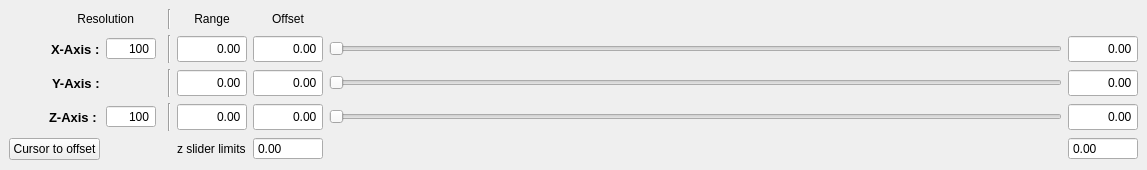
  <widget class="QDockWidget" name="scan_control_dockWidget">
   <property name="maximumSize">
    <size>
     <width>524287</width>
     <height>170</height>
    </size>
   </property>
   <property name="windowTitle">
    <string>Scan parameters</string>
   </property>
   <attribute name="dockWidgetArea">
    <number>8</number>
   </attribute>
   <widget class="QWidget" name="dockWidgetContents_3">
    <layout class="QGridLayout" name="gridLayout_3">
     <item row="0" column="0" colspan="2">
      <widget class="QLabel" name="resolutionLabel">
       <property name="sizePolicy">
        <sizepolicy hsizetype="Fixed" vsizetype="Preferred">
         <horstretch>0</horstretch>
         <verstretch>0</verstretch>
        </sizepolicy>
       </property>
       <property name="minimumSize">
        <size>
         <width>50</width>
         <height>0</height>
        </size>
       </property>
       <property name="maximumSize">
        <size>
         <width>125</width>
         <height>16777215</height>
        </size>
       </property>
       <property name="text">
        <string>Resolution</string>
       </property>
       <property name="alignment">
        <set>Qt::AlignRight|Qt::AlignTrailing|Qt::AlignVCenter</set>
       </property>
      </widget>
     </item>
     <item row="1" column="0" alignment="Qt::AlignRight">
      <widget class="QLabel" name="xAxisLabel">
       <property name="sizePolicy">
        <sizepolicy hsizetype="Fixed" vsizetype="Preferred">
         <horstretch>0</horstretch>
         <verstretch>0</verstretch>
        </sizepolicy>
       </property>
       <property name="font">
        <font>
         <pointsize>10</pointsize>
         <weight>75</weight>
         <bold>true</bold>
        </font>
       </property>
       <property name="text">
        <string>X-Axis :</string>
       </property>
       <property name="scaledContents">
        <bool>false</bool>
       </property>
      </widget>
     </item>
     <item row="2" column="4">
      <widget class="ScienDSpinBox" name="y_offset_InputWidget">
       <property name="sizePolicy">
        <sizepolicy hsizetype="Expanding" vsizetype="Fixed">
         <horstretch>0</horstretch>
         <verstretch>0</verstretch>
        </sizepolicy>
       </property>
       <property name="minimumSize">
        <size>
         <width>70</width>
         <height>28</height>
        </size>
       </property>
       <property name="maximumSize">
        <size>
         <width>50</width>
         <height>16777215</height>
        </size>
       </property>
       <property name="mouseTracking">
        <bool>true</bool>
       </property>
       <property name="focusPolicy">
        <enum>Qt::WheelFocus</enum>
       </property>
       <property name="acceptDrops">
        <bool>true</bool>
       </property>
       <property name="toolTip">
        <string>&lt;html&gt;&lt;head/&gt;&lt;body&gt;&lt;p&gt;&lt;span style=&quot; font-size:10pt; font-weight:600;&quot;&gt;Y offset&lt;/span&gt;&lt;/p&gt;&lt;/body&gt;&lt;/html&gt;</string>
       </property>
       <property name="alignment">
        <set>Qt::AlignRight|Qt::AlignTrailing|Qt::AlignVCenter</set>
       </property>
       <property name="buttonSymbols">
        <enum>QAbstractSpinBox::NoButtons</enum>
       </property>
       <property name="accelerated">
        <bool>true</bool>
       </property>
       <property name="decimals">
        <number>2</number>
       </property>
       <property name="minimum">
        <double>-200.000000000000000</double>
       </property>
       <property name="maximum">
        <double>200.000000000000000</double>
       </property>
      </widget>
     </item>
     <item row="1" column="4">
      <widget class="ScienDSpinBox" name="x_offset_InputWidget">
       <property name="sizePolicy">
        <sizepolicy hsizetype="Expanding" vsizetype="Fixed">
         <horstretch>0</horstretch>
         <verstretch>0</verstretch>
        </sizepolicy>
       </property>
       <property name="minimumSize">
        <size>
         <width>70</width>
         <height>28</height>
        </size>
       </property>
       <property name="maximumSize">
        <size>
         <width>50</width>
         <height>16777215</height>
        </size>
       </property>
       <property name="mouseTracking">
        <bool>true</bool>
       </property>
       <property name="focusPolicy">
        <enum>Qt::WheelFocus</enum>
       </property>
       <property name="acceptDrops">
        <bool>true</bool>
       </property>
       <property name="toolTip">
        <string>&lt;html&gt;&lt;head/&gt;&lt;body&gt;&lt;p&gt;&lt;span style=&quot; font-size:10pt; font-weight:600;&quot;&gt;X offset&lt;/span&gt;&lt;/p&gt;&lt;/body&gt;&lt;/html&gt;</string>
       </property>
       <property name="alignment">
        <set>Qt::AlignRight|Qt::AlignTrailing|Qt::AlignVCenter</set>
       </property>
       <property name="buttonSymbols">
        <enum>QAbstractSpinBox::NoButtons</enum>
       </property>
       <property name="accelerated">
        <bool>true</bool>
       </property>
       <property name="decimals">
        <number>2</number>
       </property>
       <property name="minimum">
        <double>-200.000000000000000</double>
       </property>
       <property name="maximum">
        <double>200.000000000000000</double>
       </property>
      </widget>
     </item>
     <item row="2" column="6">
      <widget class="ScienDSpinBox" name="y_current_InputWidget">
       <property name="sizePolicy">
        <sizepolicy hsizetype="Expanding" vsizetype="Fixed">
         <horstretch>0</horstretch>
         <verstretch>0</verstretch>
        </sizepolicy>
       </property>
       <property name="minimumSize">
        <size>
         <width>70</width>
         <height>28</height>
        </size>
       </property>
       <property name="maximumSize">
        <size>
         <width>50</width>
         <height>16777215</height>
        </size>
       </property>
       <property name="mouseTracking">
        <bool>true</bool>
       </property>
       <property name="focusPolicy">
        <enum>Qt::WheelFocus</enum>
       </property>
       <property name="acceptDrops">
        <bool>true</bool>
       </property>
       <property name="toolTip">
        <string>&lt;html&gt;&lt;head/&gt;&lt;body&gt;&lt;p&gt;&lt;span style=&quot; font-size:10pt; font-weight:600;&quot;&gt;Y-position&lt;/span&gt;&lt;/p&gt;&lt;/body&gt;&lt;/html&gt;</string>
       </property>
       <property name="alignment">
        <set>Qt::AlignRight|Qt::AlignTrailing|Qt::AlignVCenter</set>
       </property>
       <property name="buttonSymbols">
        <enum>QAbstractSpinBox::NoButtons</enum>
       </property>
       <property name="accelerated">
        <bool>true</bool>
       </property>
       <property name="decimals">
        <number>2</number>
       </property>
       <property name="minimum">
        <double>-1000.000000000000000</double>
       </property>
       <property name="maximum">
        <double>1000.000000000000000</double>
       </property>
       <property name="singleStep">
        <double>0.010000000000000</double>
       </property>
      </widget>
     </item>
     <item row="3" column="0" alignment="Qt::AlignRight">
      <widget class="QLabel" name="zAxisLabel">
       <property name="sizePolicy">
        <sizepolicy hsizetype="Fixed" vsizetype="Preferred">
         <horstretch>0</horstretch>
         <verstretch>0</verstretch>
        </sizepolicy>
       </property>
       <property name="minimumSize">
        <size>
         <width>51</width>
         <height>0</height>
        </size>
       </property>
       <property name="font">
        <font>
         <pointsize>10</pointsize>
         <weight>75</weight>
         <bold>true</bold>
        </font>
       </property>
       <property name="text">
        <string>Z-Axis :</string>
       </property>
      </widget>
     </item>
     <item row="0" column="5">
      <spacer name="horizontalSpacer_2">
       <property name="orientation">
        <enum>Qt::Horizontal</enum>
       </property>
       <property name="sizeHint" stdset="0">
        <size>
         <width>733</width>
         <height>20</height>
        </size>
       </property>
      </spacer>
     </item>
     <item row="3" column="6">
      <widget class="ScienDSpinBox" name="z_current_InputWidget">
       <property name="sizePolicy">
        <sizepolicy hsizetype="Expanding" vsizetype="Fixed">
         <horstretch>0</horstretch>
         <verstretch>0</verstretch>
        </sizepolicy>
       </property>
       <property name="minimumSize">
        <size>
         <width>70</width>
         <height>28</height>
        </size>
       </property>
       <property name="maximumSize">
        <size>
         <width>50</width>
         <height>16777215</height>
        </size>
       </property>
       <property name="mouseTracking">
        <bool>true</bool>
       </property>
       <property name="focusPolicy">
        <enum>Qt::WheelFocus</enum>
       </property>
       <property name="acceptDrops">
        <bool>true</bool>
       </property>
       <property name="toolTip">
        <string>&lt;html&gt;&lt;head/&gt;&lt;body&gt;&lt;p&gt;&lt;span style=&quot; font-size:10pt; font-weight:600;&quot;&gt;Z-position&lt;/span&gt;&lt;/p&gt;&lt;/body&gt;&lt;/html&gt;</string>
       </property>
       <property name="alignment">
        <set>Qt::AlignRight|Qt::AlignTrailing|Qt::AlignVCenter</set>
       </property>
       <property name="buttonSymbols">
        <enum>QAbstractSpinBox::NoButtons</enum>
       </property>
       <property name="decimals">
        <number>2</number>
       </property>
       <property name="minimum">
        <double>-1000.000000000000000</double>
       </property>
       <property name="maximum">
        <double>1000.000000000000000</double>
       </property>
       <property name="singleStep">
        <double>0.010000000000000</double>
       </property>
      </widget>
     </item>
     <item row="4" column="0">
      <widget class="QPushButton" name="pushButton_cursor_to_offset">
       <property name="text">
        <string>Cursor to offset</string>
       </property>
      </widget>
     </item>
     <item row="4" column="3">
      <widget class="QLabel" name="label_2">
       <property name="text">
        <string>z slider limits</string>
       </property>
      </widget>
     </item>
     <item row="1" column="3">
      <widget class="ScienDSpinBox" name="x_window_InputWidget">
       <property name="sizePolicy">
        <sizepolicy hsizetype="Expanding" vsizetype="Fixed">
         <horstretch>0</horstretch>
         <verstretch>0</verstretch>
        </sizepolicy>
       </property>
       <property name="minimumSize">
        <size>
         <width>70</width>
         <height>28</height>
        </size>
       </property>
       <property name="maximumSize">
        <size>
         <width>50</width>
         <height>16777215</height>
        </size>
       </property>
       <property name="mouseTracking">
        <bool>true</bool>
       </property>
       <property name="focusPolicy">
        <enum>Qt::WheelFocus</enum>
       </property>
       <property name="acceptDrops">
        <bool>true</bool>
       </property>
       <property name="toolTip">
        <string>&lt;html&gt;&lt;head/&gt;&lt;body&gt;&lt;p&gt;&lt;span style=&quot; font-size:10pt; font-weight:600;&quot;&gt;Width&lt;/span&gt;&lt;/p&gt;&lt;/body&gt;&lt;/html&gt;</string>
       </property>
       <property name="alignment">
        <set>Qt::AlignRight|Qt::AlignTrailing|Qt::AlignVCenter</set>
       </property>
       <property name="buttonSymbols">
        <enum>QAbstractSpinBox::NoButtons</enum>
       </property>
       <property name="accelerated">
        <bool>true</bool>
       </property>
       <property name="decimals">
        <number>2</number>
       </property>
       <property name="minimum">
        <double>-200.000000000000000</double>
       </property>
       <property name="maximum">
        <double>200.000000000000000</double>
       </property>
       <property name="singleStep">
        <double>0.100000000000000</double>
       </property>
      </widget>
     </item>
     <item row="0" column="2">
      <widget class="Line" name="line">
       <property name="orientation">
        <enum>Qt::Vertical</enum>
       </property>
      </widget>
     </item>
     <item row="0" column="4">
      <widget class="QLabel" name="label">
       <property name="text">
        <string>Offset</string>
       </property>
       <property name="alignment">
        <set>Qt::AlignCenter</set>
       </property>
      </widget>
     </item>
     <item row="1" column="1">
      <widget class="QSpinBox" name="xy_res_InputWidget">
       <property name="sizePolicy">
        <sizepolicy hsizetype="Expanding" vsizetype="Fixed">
         <horstretch>0</horstretch>
         <verstretch>0</verstretch>
        </sizepolicy>
       </property>
       <property name="maximumSize">
        <size>
         <width>50</width>
         <height>16777215</height>
        </size>
       </property>
       <property name="mouseTracking">
        <bool>true</bool>
       </property>
       <property name="focusPolicy">
        <enum>Qt::WheelFocus</enum>
       </property>
       <property name="acceptDrops">
        <bool>true</bool>
       </property>
       <property name="toolTip">
        <string>&lt;html&gt;&lt;head/&gt;&lt;body&gt;&lt;p&gt;&lt;span style=&quot; font-size:10pt; font-weight:600;&quot;&gt;XY-Resolution&lt;/span&gt;&lt;/p&gt;&lt;/body&gt;&lt;/html&gt;</string>
       </property>
       <property name="alignment">
        <set>Qt::AlignRight|Qt::AlignTrailing|Qt::AlignVCenter</set>
       </property>
       <property name="buttonSymbols">
        <enum>QAbstractSpinBox::NoButtons</enum>
       </property>
       <property name="accelerated">
        <bool>true</bool>
       </property>
       <property name="minimum">
        <number>2</number>
       </property>
       <property name="maximum">
        <number>10000</number>
       </property>
       <property name="value">
        <number>100</number>
       </property>
      </widget>
     </item>
     <item row="0" column="3">
      <widget class="QLabel" name="scanrangeLabel">
       <property name="text">
        <string>Range</string>
       </property>
       <property name="alignment">
        <set>Qt::AlignCenter</set>
       </property>
      </widget>
     </item>
     <item row="3" column="3">
      <widget class="ScienDSpinBox" name="z_window_InputWidget">
       <property name="sizePolicy">
        <sizepolicy hsizetype="Expanding" vsizetype="Fixed">
         <horstretch>0</horstretch>
         <verstretch>0</verstretch>
        </sizepolicy>
       </property>
       <property name="minimumSize">
        <size>
         <width>70</width>
         <height>28</height>
        </size>
       </property>
       <property name="maximumSize">
        <size>
         <width>50</width>
         <height>16777215</height>
        </size>
       </property>
       <property name="mouseTracking">
        <bool>true</bool>
       </property>
       <property name="focusPolicy">
        <enum>Qt::WheelFocus</enum>
       </property>
       <property name="acceptDrops">
        <bool>true</bool>
       </property>
       <property name="toolTip">
        <string>&lt;html&gt;&lt;head/&gt;&lt;body&gt;&lt;p&gt;&lt;span style=&quot; font-size:10pt; font-weight:600;&quot;&gt;Z height&lt;/span&gt;&lt;/p&gt;&lt;/body&gt;&lt;/html&gt;</string>
       </property>
       <property name="alignment">
        <set>Qt::AlignRight|Qt::AlignTrailing|Qt::AlignVCenter</set>
       </property>
       <property name="buttonSymbols">
        <enum>QAbstractSpinBox::NoButtons</enum>
       </property>
       <property name="accelerated">
        <bool>true</bool>
       </property>
       <property name="decimals">
        <number>2</number>
       </property>
       <property name="minimum">
        <double>-200.000000000000000</double>
       </property>
       <property name="maximum">
        <double>200.000000000000000</double>
       </property>
      </widget>
     </item>
     <item row="3" column="4">
      <widget class="ScienDSpinBox" name="z_offset_InputWidget">
       <property name="sizePolicy">
        <sizepolicy hsizetype="Expanding" vsizetype="Fixed">
         <horstretch>0</horstretch>
         <verstretch>0</verstretch>
        </sizepolicy>
       </property>
       <property name="minimumSize">
        <size>
         <width>70</width>
         <height>28</height>
        </size>
       </property>
       <property name="maximumSize">
        <size>
         <width>50</width>
         <height>16777215</height>
        </size>
       </property>
       <property name="mouseTracking">
        <bool>true</bool>
       </property>
       <property name="focusPolicy">
        <enum>Qt::WheelFocus</enum>
       </property>
       <property name="acceptDrops">
        <bool>true</bool>
       </property>
       <property name="toolTip">
        <string>&lt;html&gt;&lt;head/&gt;&lt;body&gt;&lt;p&gt;&lt;span style=&quot; font-size:10pt; font-weight:600;&quot;&gt;Z offset&lt;/span&gt;&lt;/p&gt;&lt;/body&gt;&lt;/html&gt;</string>
       </property>
       <property name="alignment">
        <set>Qt::AlignRight|Qt::AlignTrailing|Qt::AlignVCenter</set>
       </property>
       <property name="buttonSymbols">
        <enum>QAbstractSpinBox::NoButtons</enum>
       </property>
       <property name="accelerated">
        <bool>true</bool>
       </property>
       <property name="decimals">
        <number>2</number>
       </property>
       <property name="minimum">
        <double>-200.000000000000000</double>
       </property>
       <property name="maximum">
        <double>200.000000000000000</double>
       </property>
      </widget>
     </item>
     <item row="3" column="5">
      <widget class="QSlider" name="z_SliderWidget">
       <property name="minimumSize">
        <size>
         <width>150</width>
         <height>0</height>
        </size>
       </property>
       <property name="orientation">
        <enum>Qt::Horizontal</enum>
       </property>
      </widget>
     </item>
     <item row="4" column="4">
      <widget class="ScienDSpinBox" name="doubleSpinBox_zslider_min">
       <property name="buttonSymbols">
        <enum>QAbstractSpinBox::NoButtons</enum>
       </property>
       <property name="suffix">
        <string/>
       </property>
       <property name="decimals">
        <number>2</number>
       </property>
       <property name="minimum">
        <double>-1000.000000000000000</double>
       </property>
       <property name="maximum">
        <double>1000.000000000000000</double>
       </property>
       <property name="singleStep">
        <double>0.010000000000000</double>
       </property>
      </widget>
     </item>
     <item row="4" column="5">
      <spacer name="verticalSpacer_2">
       <property name="orientation">
        <enum>Qt::Vertical</enum>
       </property>
       <property name="sizeHint" stdset="0">
        <size>
         <width>20</width>
         <height>40</height>
        </size>
       </property>
      </spacer>
     </item>
     <item row="4" column="6">
      <widget class="ScienDSpinBox" name="doubleSpinBox_zslider_max">
       <property name="buttonSymbols">
        <enum>QAbstractSpinBox::NoButtons</enum>
       </property>
       <property name="suffix">
        <string/>
       </property>
       <property name="decimals">
        <number>2</number>
       </property>
       <property name="minimum">
        <double>-1000.000000000000000</double>
       </property>
       <property name="maximum">
        <double>1000.000000000000000</double>
       </property>
       <property name="singleStep">
        <double>0.010000000000000</double>
       </property>
      </widget>
     </item>
     <item row="2" column="1">
      <spacer name="horizontalSpacer_3">
       <property name="orientation">
        <enum>Qt::Horizontal</enum>
       </property>
       <property name="sizeType">
        <enum>QSizePolicy::Fixed</enum>
       </property>
       <property name="sizeHint" stdset="0">
        <size>
         <width>56</width>
         <height>20</height>
        </size>
       </property>
      </spacer>
     </item>
     <item row="3" column="1">
      <widget class="QSpinBox" name="z_res_InputWidget">
       <property name="sizePolicy">
        <sizepolicy hsizetype="Expanding" vsizetype="Fixed">
         <horstretch>0</horstretch>
         <verstretch>0</verstretch>
        </sizepolicy>
       </property>
       <property name="maximumSize">
        <size>
         <width>50</width>
         <height>16777215</height>
        </size>
       </property>
       <property name="mouseTracking">
        <bool>true</bool>
       </property>
       <property name="focusPolicy">
        <enum>Qt::WheelFocus</enum>
       </property>
       <property name="acceptDrops">
        <bool>true</bool>
       </property>
       <property name="toolTip">
        <string>&lt;html&gt;&lt;head/&gt;&lt;body&gt;&lt;p&gt;&lt;span style=&quot; font-size:10pt; font-weight:600;&quot;&gt;Z-Resolution&lt;/span&gt;&lt;/p&gt;&lt;/body&gt;&lt;/html&gt;</string>
       </property>
       <property name="alignment">
        <set>Qt::AlignRight|Qt::AlignTrailing|Qt::AlignVCenter</set>
       </property>
       <property name="buttonSymbols">
        <enum>QAbstractSpinBox::NoButtons</enum>
       </property>
       <property name="accelerated">
        <bool>true</bool>
       </property>
       <property name="minimum">
        <number>2</number>
       </property>
       <property name="maximum">
        <number>10000</number>
       </property>
       <property name="value">
        <number>100</number>
       </property>
      </widget>
     </item>
     <item row="3" column="2">
      <widget class="Line" name="line_4">
       <property name="orientation">
        <enum>Qt::Vertical</enum>
       </property>
      </widget>
     </item>
     <item row="2" column="2">
      <widget class="Line" name="line_3">
       <property name="orientation">
        <enum>Qt::Vertical</enum>
       </property>
      </widget>
     </item>
     <item row="2" column="3">
      <widget class="ScienDSpinBox" name="y_window_InputWidget">
       <property name="sizePolicy">
        <sizepolicy hsizetype="Expanding" vsizetype="Fixed">
         <horstretch>0</horstretch>
         <verstretch>0</verstretch>
        </sizepolicy>
       </property>
       <property name="minimumSize">
        <size>
         <width>70</width>
         <height>28</height>
        </size>
       </property>
       <property name="maximumSize">
        <size>
         <width>50</width>
         <height>16777215</height>
        </size>
       </property>
       <property name="mouseTracking">
        <bool>true</bool>
       </property>
       <property name="focusPolicy">
        <enum>Qt::WheelFocus</enum>
       </property>
       <property name="acceptDrops">
        <bool>true</bool>
       </property>
       <property name="toolTip">
        <string>&lt;html&gt;&lt;head/&gt;&lt;body&gt;&lt;p&gt;&lt;span style=&quot; font-size:10pt; font-weight:600;&quot;&gt;Height&lt;/span&gt;&lt;/p&gt;&lt;/body&gt;&lt;/html&gt;</string>
       </property>
       <property name="alignment">
        <set>Qt::AlignRight|Qt::AlignTrailing|Qt::AlignVCenter</set>
       </property>
       <property name="buttonSymbols">
        <enum>QAbstractSpinBox::NoButtons</enum>
       </property>
       <property name="accelerated">
        <bool>true</bool>
       </property>
       <property name="decimals">
        <number>2</number>
       </property>
       <property name="minimum">
        <double>-200.000000000000000</double>
       </property>
       <property name="maximum">
        <double>200.000000000000000</double>
       </property>
      </widget>
     </item>
     <item row="2" column="5">
      <widget class="QSlider" name="y_SliderWidget">
       <property name="sizePolicy">
        <sizepolicy hsizetype="Expanding" vsizetype="Fixed">
         <horstretch>0</horstretch>
         <verstretch>0</verstretch>
        </sizepolicy>
       </property>
       <property name="minimumSize">
        <size>
         <width>150</width>
         <height>0</height>
        </size>
       </property>
       <property name="sizeIncrement">
        <size>
         <width>0</width>
         <height>0</height>
        </size>
       </property>
       <property name="baseSize">
        <size>
         <width>0</width>
         <height>0</height>
        </size>
       </property>
       <property name="focusPolicy">
        <enum>Qt::StrongFocus</enum>
       </property>
       <property name="orientation">
        <enum>Qt::Horizontal</enum>
       </property>
      </widget>
     </item>
     <item row="1" column="2">
      <widget class="Line" name="line_2">
       <property name="orientation">
        <enum>Qt::Vertical</enum>
       </property>
      </widget>
     </item>
     <item row="1" column="5">
      <widget class="QSlider" name="x_SliderWidget">
       <property name="minimumSize">
        <size>
         <width>150</width>
         <height>0</height>
        </size>
       </property>
       <property name="singleStep">
        <number>1</number>
       </property>
       <property name="orientation">
        <enum>Qt::Horizontal</enum>
       </property>
      </widget>
     </item>
     <item row="1" column="6">
      <widget class="ScienDSpinBox" name="x_current_InputWidget">
       <property name="sizePolicy">
        <sizepolicy hsizetype="Expanding" vsizetype="Fixed">
         <horstretch>0</horstretch>
         <verstretch>0</verstretch>
        </sizepolicy>
       </property>
       <property name="minimumSize">
        <size>
         <width>70</width>
         <height>28</height>
        </size>
       </property>
       <property name="maximumSize">
        <size>
         <width>50</width>
         <height>16777215</height>
        </size>
       </property>
       <property name="mouseTracking">
        <bool>true</bool>
       </property>
       <property name="focusPolicy">
        <enum>Qt::WheelFocus</enum>
       </property>
       <property name="acceptDrops">
        <bool>true</bool>
       </property>
       <property name="toolTip">
        <string>&lt;html&gt;&lt;head/&gt;&lt;body&gt;&lt;p&gt;&lt;span style=&quot; font-size:10pt; font-weight:600;&quot;&gt;X-position&lt;/span&gt;&lt;/p&gt;&lt;/body&gt;&lt;/html&gt;</string>
       </property>
       <property name="alignment">
        <set>Qt::AlignRight|Qt::AlignTrailing|Qt::AlignVCenter</set>
       </property>
       <property name="buttonSymbols">
        <enum>QAbstractSpinBox::NoButtons</enum>
       </property>
       <property name="accelerated">
        <bool>true</bool>
       </property>
       <property name="decimals">
        <number>2</number>
       </property>
       <property name="minimum">
        <double>-1000.000000000000000</double>
       </property>
       <property name="maximum">
        <double>1000.000000000000000</double>
       </property>
       <property name="singleStep">
        <double>0.010000000000000</double>
       </property>
      </widget>
     </item>
     <item row="2" column="0" alignment="Qt::AlignRight">
      <widget class="QLabel" name="yAxisLabel">
       <property name="sizePolicy">
        <sizepolicy hsizetype="Fixed" vsizetype="Preferred">
         <horstretch>0</horstretch>
         <verstretch>0</verstretch>
        </sizepolicy>
       </property>
       <property name="font">
        <font>
         <pointsize>10</pointsize>
         <weight>75</weight>
         <bold>true</bold>
        </font>
       </property>
       <property name="text">
        <string>Y-Axis :</string>
       </property>
      </widget>
     </item>
    </layout>
   </widget>
  </widget>
